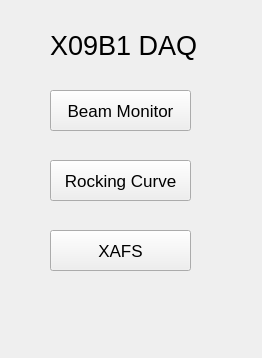
<?xml version="1.0" encoding="UTF-8"?>
<ui version="4.0">
 <class>Form</class>
 <widget class="QWidget" name="Form">
  <property name="geometry">
   <rect>
    <x>0</x>
    <y>0</y>
    <width>262</width>
    <height>358</height>
   </rect>
  </property>
  <property name="windowTitle">
   <string>X09B1 DAQ</string>
  </property>
  <widget class="PyDMShellCommand" name="PyDMShellCommand">
   <property name="geometry">
    <rect>
     <x>50</x>
     <y>160</y>
     <width>141</width>
     <height>41</height>
    </rect>
   </property>
   <property name="font">
    <font>
     <pointsize>13</pointsize>
    </font>
   </property>
   <property name="toolTip">
    <string/>
   </property>
   <property name="whatsThis">
    <string>
    A QPushButton capable of execute shell commands.
    </string>
   </property>
   <property name="text">
    <string>Rocking Curve</string>
   </property>
   <property name="showIcon" stdset="0">
    <bool>false</bool>
   </property>
   <property name="command" stdset="0">
    <string>pydm rockingCurve.py</string>
   </property>
  </widget>
  <widget class="PyDMShellCommand" name="PyDMShellCommand_2">
   <property name="geometry">
    <rect>
     <x>50</x>
     <y>230</y>
     <width>141</width>
     <height>41</height>
    </rect>
   </property>
   <property name="font">
    <font>
     <pointsize>13</pointsize>
    </font>
   </property>
   <property name="toolTip">
    <string/>
   </property>
   <property name="whatsThis">
    <string>
    A QPushButton capable of execute shell commands.
    </string>
   </property>
   <property name="text">
    <string>XAFS</string>
   </property>
   <property name="showIcon" stdset="0">
    <bool>false</bool>
   </property>
   <property name="command" stdset="0">
    <string>pydm xafs.py</string>
   </property>
  </widget>
  <widget class="QLabel" name="label">
   <property name="geometry">
    <rect>
     <x>50</x>
     <y>30</y>
     <width>161</width>
     <height>31</height>
    </rect>
   </property>
   <property name="font">
    <font>
     <pointsize>20</pointsize>
    </font>
   </property>
   <property name="text">
    <string>X09B1 DAQ</string>
   </property>
  </widget>
  <widget class="PyDMShellCommand" name="PyDMShellCommand_3">
   <property name="geometry">
    <rect>
     <x>50</x>
     <y>90</y>
     <width>141</width>
     <height>41</height>
    </rect>
   </property>
   <property name="font">
    <font>
     <pointsize>13</pointsize>
    </font>
   </property>
   <property name="toolTip">
    <string/>
   </property>
   <property name="whatsThis">
    <string>
    A QPushButton capable of execute shell commands.
    </string>
   </property>
   <property name="text">
    <string>Beam Monitor</string>
   </property>
   <property name="default">
    <bool>false</bool>
   </property>
   <property name="flat">
    <bool>false</bool>
   </property>
   <property name="showIcon" stdset="0">
    <bool>false</bool>
   </property>
   <property name="command" stdset="0">
    <string>pydm beamMonitor.py</string>
   </property>
  </widget>
 </widget>
 <customwidgets>
  <customwidget>
   <class>PyDMShellCommand</class>
   <extends>QPushButton</extends>
   <header>pydm.widgets.shell_command</header>
  </customwidget>
 </customwidgets>
 <resources/>
 <connections/>
</ui>
